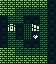

Tiled map render using the project's own tile images. Description and the whole map definition, tile-layer contents included, below:
An orthogonal 7x8 tile map with 8x8 px tiles, 1 tile layer (Tile Layer 1).

<map version="1.5" tiledversion="1.6.0" orientation="orthogonal" renderorder="right-down" width="7" height="8" tilewidth="8" tileheight="8" infinite="0" nextlayerid="2" nextobjectid="1">
 <tileset firstgid="1" source="bg.tsx" />
 <layer id="1" name="Tile Layer 1" width="7" height="8">
  <data encoding="csv">
3,3,3,3,3,3,2,
3,3,72,72,72,72,2,
2,72,72,2,2,72,2,
2,64,2,9,15,72,2,
2,72,2,9,73,72,2,
2,72,72,2,2,72,2,
3,3,72,72,72,72,2,
3,3,3,3,3,3,2
</data>
 </layer>
</map>
